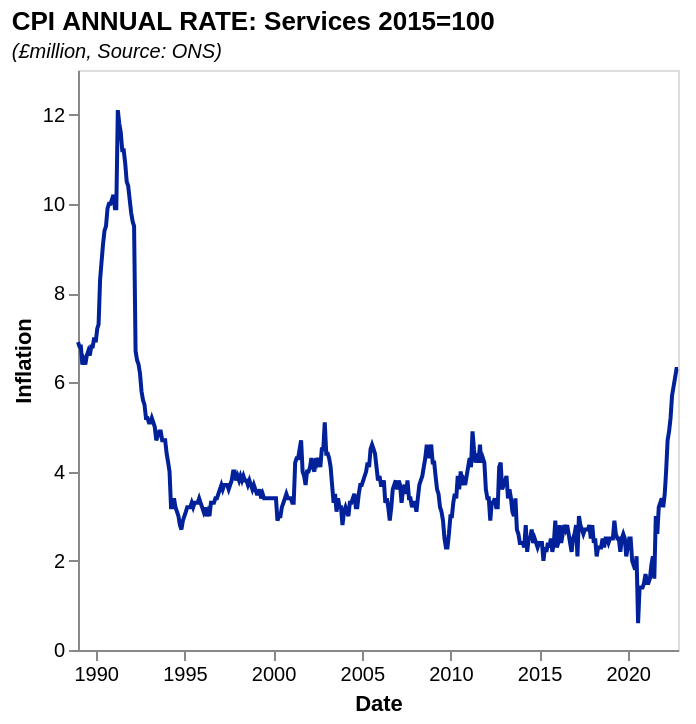

Source (Vega-Lite JSON):
### Vega-Lite specification from a JSON file in a GitHub repository (floating-point values rounded to 4 significant figures; data arrays with more than 128 entries replaced by an {"elided": "..."} marker saying what was removed)
{"$schema": "https://vega.github.io/schema/vega-lite/v5.json", "data": {"values": {"elided": "407 records"}, "format": {"parse": {"date": "date"}}}, "title": {"text": "CPI ANNUAL RATE: Services 2015=100", "subtitle": "(£million, Source: ONS)", "subtitleFontStyle": "italic", "subtitleFontSize": 10, "anchor": "start", "color": "black"}, "width": 300, "height": 290, "mark": {"type": "line", "color": "#002199"}, "encoding": {"x": {"field": "date", "type": "temporal", "axis": {"grid": false}, "title": "Date"}, "y": {"field": "value", "type": "quantitative", "axis": {"grid": false}, "title": "Inflation"}}, "config": {}}
